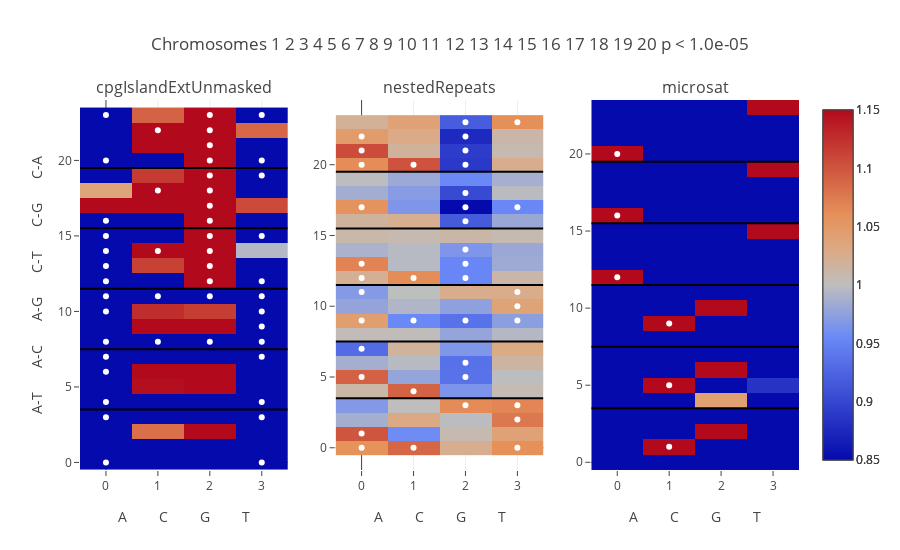

The code cell stored with this chart in its notebook:
### Code cell
from plotly.subplots import make_subplots
from plotly import tools

titles= list(heat_dict.keys())

Ncols= 3
Nrows= int(len(titles) / float(Ncols)) + (len(titles) % Ncols > 0)

fig_subplots = tools.make_subplots(rows= Nrows, cols=Ncols,
                             subplot_titles=tuple(titles))

#####
for gp in range(len(titles)):

    pos1= int(float(gp) / Ncols) + 1
    pos2= gp - (pos1-1)*Ncols + 1

    title= titles[gp]
    
    ####
    sig_idx= gp
    fig = [go.Heatmap(
        z= [list(x) for x in ratio_grids[sig_idx]],
        zmin= 0.85,
        zmax= 1.15,
        text= labels,
        type = 'heatmap'
    )]

    sig_fig= significant_indices[sig_idx]


    if sum([len(x) for x in sig_fig]):

        fig.append(go.Scatter(x= [int(x) for x in sig_fig[0]], y= [int(x) for x in sig_fig[1]],
         mode='markers',line =dict(color='white',width=3),showlegend= False))
    
    for line in range(1,6):
        fig.append(go.Scatter(x= [-.5,3.5], y= [-.5 + 4 * line] * 2,
             mode='lines',line =dict(color='black',width=2),showlegend= False))
    
    ####

    for trace1 in fig:
        
        fig_subplots.append_trace(trace1, pos1, pos2)
    
    if pos2 == 1:
        fig_subplots.update_yaxes(range=[-.5, 24], row=pos1, col=pos2,
                                  title= 'A-T{}A-C{}A-G{}C-T{}C-G{}C-A'.format(*['\t'*6]*5))
    
    fig_subplots.update_xaxes(title= 'A{}C{}G{}T'.format(*['\t'*8]*3))
        #fig_subplots['layout'].update(height= 700,width= 450)


layout= go.Layout(
        xaxis=dict(range=[1.5, 4.5]),
        yaxis=dict(range=[1.5, 4.5])
)

fig= go.Figure(data=fig_subplots, layout=layout)
fig["layout"].update(yaxis=dict(range=[-.5,24]))
fig['layout'].update(height= Nrows * 550,width= 900)
fig['layout'].update(title= plot_title)
iplot(fig)

### Figure 1 — Plotly figure (JSON) as saved in the notebook; plotly's stock layout.template omitted (floating-point values rounded to 4 significant figures)
{"data": [{"text": [["AAA_T", "AAC_T", "AAG_T", "AAT_T"], ["CAA_T", "CAC_T", "CAG_T", "CAT_T"], ["GAA_T", "GAC_T", "GAG_T", "GAT_T"], ["TAA_T", "TAC_T", "TAG_T", "TAT_T"], ["AAA_C", "AAC_C", "AAG_C", "AAT_C"], ["CAA_C", "CAC_C", "CAG_C", "CAT_C"], ["GAA_C", "GAC_C", "GAG_C", "GAT_C"], ["TAA_C", "TAC_C", "TAG_C", "TAT_C"], ["AAA_G", "AAC_G", "AAG_G", "AAT_G"], ["CAA_G", "CAC_G", "CAG_G", "CAT_G"], ["GAA_G", "GAC_G", "GAG_G", "GAT_G"], ["TAA_G", "TAC_G", "TAG_G", "TAT_G"], ["ACA_T", "ACC_T", "ACG_T", "ACT_T"], ["CCA_T", "CCC_T", "CCG_T", "CCT_T"], ["GCA_T", "GCC_T", "GCG_T", "GCT_T"], ["TCA_T", "TCC_T", "TCG_T", "TCT_T"], ["ACA_G", "ACC_G", "ACG_G", "ACT_G"], ["CCA_G", "CCC_G", "CCG_G", "CCT_G"], ["GCA_G", "GCC_G", "GCG_G", "GCT_G"], ["TCA_G", "TCC_G", "TCG_G", "TCT_G"], ["ACA_A", "ACC_A", "ACG_A", "ACT_A"], ["CCA_A", "CCC_A", "CCG_A", "CCT_A"], ["GCA_A", "GCC_A", "GCG_A", "GCT_A"], ["TCA_A", "TCC_A", "TCG_A", "TCT_A"]], "type": "heatmap", "uid": "a7ce2d88-ae3d-4ecc-9b5a-5523b4f92376", "xaxis": "x", "yaxis": "y", "z": [[0.2677, 0.5753, 0.4531, 0.2654], [0.2072, 0.625, 0.632, 0.411], [0.5171, 1.082, 1.38, 0.594], [0.1698, 0.5004, 0.5198, 0.1107], [0.2333, 0.5129, 0.3933, 0.3282], [0.4334, 1.147, 1.388, 0.4213], [0.3407, 1.284, 1.659, 0.7766], [0.277, 0.6134, 0.5319, 0.1896], [0.3412, 0.3652, 0.5378, 0.2673], [0.7159, 1.295, 1.234, 0.3795], [0.566, 1.127, 1.116, 0.4101], [0.3212, 0.4664, 0.4986, 0.1669], [0.2755, 0.7995, 1.403, 0.3867], [0.5907, 1.113, 4.354, 0.7771], [0.6091, 1.646, 4.176, 0.9946], [0.465, 0.8347, 2.203, 0.5465], [0.4875, 0.7693, 3.813, 0.492], [1.456, 1.634, 15.73, 1.108], [1.037, 1.998, 6.196, 0.6733], [0.5184, 1.117, 6.728, 0.4423], [0.33, 0.6555, 2.901, 0.3163], [0.4965, 1.407, 8.04, 0.56], [0.7233, 2.041, 6.609, 1.088], [0.3436, 1.091, 3.898, 0.3655]], "zmax": 1.15, "zmin": 0.85}, {"line": {"color": "white", "width": 3}, "mode": "markers", "showlegend": false, "type": "scatter", "uid": "01607b28-20f9-49c9-a060-757df16147f5", "x": [0, 3, 0, 3, 0, 3, 0, 0, 3, 0, 1, 2, 3, 3, 0, 3, 0, 1, 2, 3, 0, 2, 3, 0, 2, 0, 1, 2, 0, 2, 3, 0, 2, 2, 1, 2, 2, 3, 0, 2, 3, 2, 1, 2, 0, 2, 3], "xaxis": "x", "y": [0, 0, 3, 3, 4, 4, 6, 7, 7, 8, 8, 8, 8, 9, 10, 10, 11, 11, 11, 11, 12, 12, 12, 13, 13, 14, 14, 14, 15, 15, 15, 16, 16, 17, 18, 18, 19, 19, 20, 20, 20, 21, 22, 22, 23, 23, 23], "yaxis": "y"}, {"line": {"color": "black", "width": 2}, "mode": "lines", "showlegend": false, "type": "scatter", "uid": "6ea2b72a-fdac-42e6-97c2-305b70f55156", "x": [-0.5, 3.5], "xaxis": "x", "y": [3.5, 3.5], "yaxis": "y"}, {"line": {"color": "black", "width": 2}, "mode": "lines", "showlegend": false, "type": "scatter", "uid": "0300b47b-1894-4df6-a994-15bd44b51d53", "x": [-0.5, 3.5], "xaxis": "x", "y": [7.5, 7.5], "yaxis": "y"}, {"line": {"color": "black", "width": 2}, "mode": "lines", "showlegend": false, "type": "scatter", "uid": "cbf8188e-8633-47c9-881b-089084015572", "x": [-0.5, 3.5], "xaxis": "x", "y": [11.5, 11.5], "yaxis": "y"}, {"line": {"color": "black", "width": 2}, "mode": "lines", "showlegend": false, "type": "scatter", "uid": "18956f05-d037-4dcc-a5c8-f8ce88d4648c", "x": [-0.5, 3.5], "xaxis": "x", "y": [15.5, 15.5], "yaxis": "y"}, {"line": {"color": "black", "width": 2}, "mode": "lines", "showlegend": false, "type": "scatter", "uid": "2735ddb1-043e-4894-9849-793b3b59406e", "x": [-0.5, 3.5], "xaxis": "x", "y": [19.5, 19.5], "yaxis": "y"}, {"text": [["AAA_T", "AAC_T", "AAG_T", "AAT_T"], ["CAA_T", "CAC_T", "CAG_T", "CAT_T"], ["GAA_T", "GAC_T", "GAG_T", "GAT_T"], ["TAA_T", "TAC_T", "TAG_T", "TAT_T"], ["AAA_C", "AAC_C", "AAG_C", "AAT_C"], ["CAA_C", "CAC_C", "CAG_C", "CAT_C"], ["GAA_C", "GAC_C", "GAG_C", "GAT_C"], ["TAA_C", "TAC_C", "TAG_C", "TAT_C"], ["AAA_G", "AAC_G", "AAG_G", "AAT_G"], ["CAA_G", "CAC_G", "CAG_G", "CAT_G"], ["GAA_G", "GAC_G", "GAG_G", "GAT_G"], ["TAA_G", "TAC_G", "TAG_G", "TAT_G"], ["ACA_T", "ACC_T", "ACG_T", "ACT_T"], ["CCA_T", "CCC_T", "CCG_T", "CCT_T"], ["GCA_T", "GCC_T", "GCG_T", "GCT_T"], ["TCA_T", "TCC_T", "TCG_T", "TCT_T"], ["ACA_G", "ACC_G", "ACG_G", "ACT_G"], ["CCA_G", "CCC_G", "CCG_G", "CCT_G"], ["GCA_G", "GCC_G", "GCG_G", "GCT_G"], ["TCA_G", "TCC_G", "TCG_G", "TCT_G"], ["ACA_A", "ACC_A", "ACG_A", "ACT_A"], ["CCA_A", "CCC_A", "CCG_A", "CCT_A"], ["GCA_A", "GCC_A", "GCG_A", "GCT_A"], ["TCA_A", "TCC_A", "TCG_A", "TCT_A"]], "type": "heatmap", "uid": "4c8b0a86-99c5-44a7-a253-93bd3913b4f8", "xaxis": "x2", "yaxis": "y2", "z": [[1.059, 1.089, 1.024, 1.06], [1.1, 0.9575, 1.007, 1.039], [0.9862, 1.029, 0.9981, 1.076], [0.969, 1.001, 1.064, 1.067], [1.011, 1.09, 0.9645, 1.005], [1.092, 0.9784, 0.9365, 0.9989], [0.9865, 0.997, 0.9349, 1.014], [0.931, 1.017, 0.9665, 1.029], [1.004, 1.002, 0.9783, 0.9952], [1.045, 0.9552, 0.9358, 0.9728], [0.9777, 0.9927, 0.9745, 1.039], [0.9692, 0.9997, 1.025, 1.027], [1.022, 1.063, 0.9524, 1.012], [1.069, 0.9961, 0.9529, 0.9831], [0.9897, 0.9962, 0.9655, 0.9814], [1.01, 1.007, 1.012, 1.006], [1.017, 1.024, 0.9168, 0.9803], [1.057, 0.9656, 0.8, 0.9542], [0.9852, 0.9708, 0.9027, 0.9978], [0.999, 0.9816, 0.9554, 0.9869], [1.063, 1.102, 0.8885, 1.025], [1.106, 1.018, 0.8913, 1.007], [1.048, 1.029, 0.8765, 1.012], [1.02, 1.04, 0.9188, 1.061]], "zmax": 1.15, "zmin": 0.85}, {"line": {"color": "white", "width": 3}, "mode": "markers", "showlegend": false, "type": "scatter", "uid": "c057372c-2e9e-4210-9992-0629903b610d", "x": [0, 1, 3, 0, 3, 2, 3, 1, 0, 2, 2, 0, 0, 1, 2, 3, 3, 0, 3, 0, 1, 2, 0, 2, 2, 2, 0, 2, 3, 2, 0, 1, 2, 0, 2, 0, 2, 2, 3], "xaxis": "x2", "y": [0, 0, 0, 1, 2, 3, 3, 4, 5, 5, 6, 7, 9, 9, 9, 9, 10, 11, 11, 12, 12, 12, 13, 13, 14, 16, 17, 17, 17, 18, 20, 20, 20, 21, 21, 22, 22, 23, 23], "yaxis": "y2"}, {"line": {"color": "black", "width": 2}, "mode": "lines", "showlegend": false, "type": "scatter", "uid": "23103f72-962c-420f-87be-72cd23caf5a3", "x": [-0.5, 3.5], "xaxis": "x2", "y": [3.5, 3.5], "yaxis": "y2"}, {"line": {"color": "black", "width": 2}, "mode": "lines", "showlegend": false, "type": "scatter", "uid": "5671c847-293a-4db3-94b5-a04e9b17560a", "x": [-0.5, 3.5], "xaxis": "x2", "y": [7.5, 7.5], "yaxis": "y2"}, {"line": {"color": "black", "width": 2}, "mode": "lines", "showlegend": false, "type": "scatter", "uid": "a7ff37cd-867a-4db8-9718-b541b36a0ea1", "x": [-0.5, 3.5], "xaxis": "x2", "y": [11.5, 11.5], "yaxis": "y2"}, {"line": {"color": "black", "width": 2}, "mode": "lines", "showlegend": false, "type": "scatter", "uid": "2b024ee8-1258-4f7a-8fe4-72813220d42c", "x": [-0.5, 3.5], "xaxis": "x2", "y": [15.5, 15.5], "yaxis": "y2"}, {"line": {"color": "black", "width": 2}, "mode": "lines", "showlegend": false, "type": "scatter", "uid": "c4d82c48-f011-4efd-8f9e-8edb9f3e6a2d", "x": [-0.5, 3.5], "xaxis": "x2", "y": [19.5, 19.5], "yaxis": "y2"}, {"text": [["AAA_T", "AAC_T", "AAG_T", "AAT_T"], ["CAA_T", "CAC_T", "CAG_T", "CAT_T"], ["GAA_T", "GAC_T", "GAG_T", "GAT_T"], ["TAA_T", "TAC_T", "TAG_T", "TAT_T"], ["AAA_C", "AAC_C", "AAG_C", "AAT_C"], ["CAA_C", "CAC_C", "CAG_C", "CAT_C"], ["GAA_C", "GAC_C", "GAG_C", "GAT_C"], ["TAA_C", "TAC_C", "TAG_C", "TAT_C"], ["AAA_G", "AAC_G", "AAG_G", "AAT_G"], ["CAA_G", "CAC_G", "CAG_G", "CAT_G"], ["GAA_G", "GAC_G", "GAG_G", "GAT_G"], ["TAA_G", "TAC_G", "TAG_G", "TAT_G"], ["ACA_T", "ACC_T", "ACG_T", "ACT_T"], ["CCA_T", "CCC_T", "CCG_T", "CCT_T"], ["GCA_T", "GCC_T", "GCG_T", "GCT_T"], ["TCA_T", "TCC_T", "TCG_T", "TCT_T"], ["ACA_G", "ACC_G", "ACG_G", "ACT_G"], ["CCA_G", "CCC_G", "CCG_G", "CCT_G"], ["GCA_G", "GCC_G", "GCG_G", "GCT_G"], ["TCA_G", "TCC_G", "TCG_G", "TCT_G"], ["ACA_A", "ACC_A", "ACG_A", "ACT_A"], ["CCA_A", "CCC_A", "CCG_A", "CCT_A"], ["GCA_A", "GCC_A", "GCG_A", "GCT_A"], ["TCA_A", "TCC_A", "TCG_A", "TCT_A"]], "type": "heatmap", "uid": "7b4d31b7-d429-498a-b431-f56a81a96211", "xaxis": "x3", "yaxis": "y3", "z": [[0, 0, 0, 0], [0, 24.07, 0, 0], [0, 0, 5.345, 0], [0, 0, 0, 0], [0, 0, 1.043, 0], [0, 8.788, 0, 0.8842], [0, 0, 3.154, 0], [0, 0, 0, 0], [0, 0, 0, 0], [0, 9.638, 0, 0.1337], [0, 0, 1.429, 0], [0, 0, 0, 0.59], [10.06, 0, 0.6143, 0], [0, 0, 0, 0], [0, 0, 0, 0], [0, 0, 0, 1.633], [9.822, 0, 0, 0], [0, 0, 0, 0], [0, 0, 0, 0], [0.7679, 0, 0, 2.228], [8.619, 0, 0, 0], [0, 0, 0, 0], [0, 0, 0, 0], [0, 0, 0, 1.578]], "zmax": 1.15, "zmin": 0.85}, {"line": {"color": "white", "width": 3}, "mode": "markers", "showlegend": false, "type": "scatter", "uid": "c0f2dae2-f6b5-49e3-9cb2-57df4dfb5bd6", "x": [1, 1, 1, 0, 0, 0], "xaxis": "x3", "y": [1, 5, 9, 12, 16, 20], "yaxis": "y3"}, {"line": {"color": "black", "width": 2}, "mode": "lines", "showlegend": false, "type": "scatter", "uid": "cb39b811-65a6-424d-8de7-8af504593972", "x": [-0.5, 3.5], "xaxis": "x3", "y": [3.5, 3.5], "yaxis": "y3"}, {"line": {"color": "black", "width": 2}, "mode": "lines", "showlegend": false, "type": "scatter", "uid": "46b65abb-6315-4fda-8396-7143d58db9a0", "x": [-0.5, 3.5], "xaxis": "x3", "y": [7.5, 7.5], "yaxis": "y3"}, {"line": {"color": "black", "width": 2}, "mode": "lines", "showlegend": false, "type": "scatter", "uid": "91eff5f9-4dbb-45bd-87ca-b2b966ac69a7", "x": [-0.5, 3.5], "xaxis": "x3", "y": [11.5, 11.5], "yaxis": "y3"}, {"line": {"color": "black", "width": 2}, "mode": "lines", "showlegend": false, "type": "scatter", "uid": "291a4ee8-9a65-4eb9-a717-e68a01fd822e", "x": [-0.5, 3.5], "xaxis": "x3", "y": [15.5, 15.5], "yaxis": "y3"}, {"line": {"color": "black", "width": 2}, "mode": "lines", "showlegend": false, "type": "scatter", "uid": "0ca94872-bf47-4aca-a5ea-4caab89512ba", "x": [-0.5, 3.5], "xaxis": "x3", "y": [19.5, 19.5], "yaxis": "y3"}], "layout": {"annotations": [{"font": {"size": 16}, "showarrow": false, "text": "cpgIslandExtUnmasked", "x": 0.1444, "xanchor": "center", "xref": "paper", "y": 1, "yanchor": "bottom", "yref": "paper"}, {"font": {"size": 16}, "showarrow": false, "text": "nestedRepeats", "x": 0.5, "xanchor": "center", "xref": "paper", "y": 1, "yanchor": "bottom", "yref": "paper"}, {"font": {"size": 16}, "showarrow": false, "text": "microsat", "x": 0.8556, "xanchor": "center", "xref": "paper", "y": 1, "yanchor": "bottom", "yref": "paper"}], "height": 550, "title": {"text": " Chromosomes 1 2 3 4 5 6 7 8 9 10 11 12 13 14 15 16 17 18 19 20 p < 1.0e-05"}, "width": 900, "xaxis": {"anchor": "y", "domain": [0, 0.2889], "title": {"text": "A\t\t\t\t\t\t\t\tC\t\t\t\t\t\t\t\tG\t\t\t\t\t\t\t\tT"}}, "xaxis2": {"anchor": "y2", "domain": [0.3556, 0.6444], "title": {"text": "A\t\t\t\t\t\t\t\tC\t\t\t\t\t\t\t\tG\t\t\t\t\t\t\t\tT"}}, "xaxis3": {"anchor": "y3", "domain": [0.7111, 1], "title": {"text": "A\t\t\t\t\t\t\t\tC\t\t\t\t\t\t\t\tG\t\t\t\t\t\t\t\tT"}}, "yaxis": {"anchor": "x", "domain": [0, 1], "range": [-0.5, 24], "title": {"text": "A-T\t\t\t\t\t\tA-C\t\t\t\t\t\tA-G\t\t\t\t\t\tC-T\t\t\t\t\t\tC-G\t\t\t\t\t\tC-A"}}, "yaxis2": {"anchor": "x2", "domain": [0, 1]}, "yaxis3": {"anchor": "x3", "domain": [0, 1]}}}
